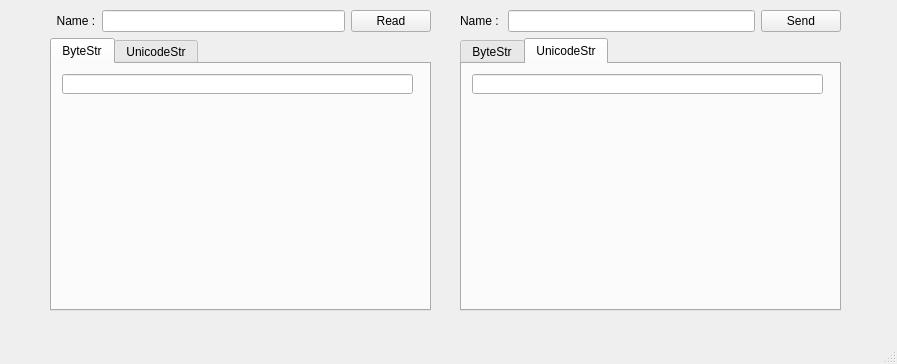
<?xml version="1.0" encoding="UTF-8"?>
<ui version="4.0">
 <class>MainWindow</class>
 <widget class="QMainWindow" name="MainWindow">
  <property name="geometry">
   <rect>
    <x>0</x>
    <y>0</y>
    <width>897</width>
    <height>364</height>
   </rect>
  </property>
  <property name="windowTitle">
   <string>MainWindow</string>
  </property>
  <widget class="QWidget" name="centralwidget">
   <widget class="QWidget" name="layoutWidget">
    <property name="geometry">
     <rect>
      <x>460</x>
      <y>10</y>
      <width>381</width>
      <height>301</height>
     </rect>
    </property>
    <layout class="QVBoxLayout" name="verticalLayout_2">
     <item>
      <layout class="QHBoxLayout" name="horizontalLayout_2">
       <item>
        <widget class="QLabel" name="label_2">
         <property name="text">
          <string>Name : </string>
         </property>
        </widget>
       </item>
       <item>
        <widget class="QLineEdit" name="edit_send_name"/>
       </item>
       <item>
        <widget class="QPushButton" name="btn_send">
         <property name="text">
          <string>Send</string>
         </property>
        </widget>
       </item>
      </layout>
     </item>
     <item>
      <widget class="QTabWidget" name="tab_send">
       <property name="currentIndex">
        <number>1</number>
       </property>
       <widget class="QWidget" name="byteStr_2">
        <attribute name="title">
         <string>ByteStr</string>
        </attribute>
        <widget class="QLineEdit" name="edit_send_byte">
         <property name="geometry">
          <rect>
           <x>10</x>
           <y>10</y>
           <width>351</width>
           <height>20</height>
          </rect>
         </property>
        </widget>
       </widget>
       <widget class="QWidget" name="UnicodeStr_2">
        <attribute name="title">
         <string>UnicodeStr</string>
        </attribute>
        <widget class="QLineEdit" name="edit_send_uni">
         <property name="geometry">
          <rect>
           <x>10</x>
           <y>10</y>
           <width>351</width>
           <height>20</height>
          </rect>
         </property>
        </widget>
       </widget>
      </widget>
     </item>
    </layout>
   </widget>
   <widget class="QWidget" name="">
    <property name="geometry">
     <rect>
      <x>50</x>
      <y>10</y>
      <width>381</width>
      <height>301</height>
     </rect>
    </property>
    <layout class="QVBoxLayout" name="verticalLayout">
     <item>
      <layout class="QHBoxLayout" name="horizontalLayout">
       <item>
        <widget class="QLabel" name="label">
         <property name="text">
          <string>  Name :</string>
         </property>
        </widget>
       </item>
       <item>
        <widget class="QLineEdit" name="edit_recv_name"/>
       </item>
       <item>
        <widget class="QPushButton" name="btn_recv">
         <property name="text">
          <string>Read</string>
         </property>
        </widget>
       </item>
      </layout>
     </item>
     <item>
      <widget class="QTabWidget" name="tab_recv">
       <property name="currentIndex">
        <number>0</number>
       </property>
       <widget class="QWidget" name="byteStr">
        <attribute name="title">
         <string>ByteStr</string>
        </attribute>
        <widget class="QLineEdit" name="edit_recv_byte">
         <property name="geometry">
          <rect>
           <x>10</x>
           <y>10</y>
           <width>351</width>
           <height>20</height>
          </rect>
         </property>
        </widget>
       </widget>
       <widget class="QWidget" name="UnicodeStr">
        <attribute name="title">
         <string>UnicodeStr</string>
        </attribute>
        <widget class="QLineEdit" name="edit_recv_uni">
         <property name="geometry">
          <rect>
           <x>10</x>
           <y>10</y>
           <width>351</width>
           <height>20</height>
          </rect>
         </property>
        </widget>
       </widget>
      </widget>
     </item>
    </layout>
   </widget>
  </widget>
  <widget class="QMenuBar" name="menubar">
   <property name="geometry">
    <rect>
     <x>0</x>
     <y>0</y>
     <width>897</width>
     <height>21</height>
    </rect>
   </property>
  </widget>
  <widget class="QStatusBar" name="statusbar"/>
 </widget>
 <resources/>
 <connections/>
</ui>
